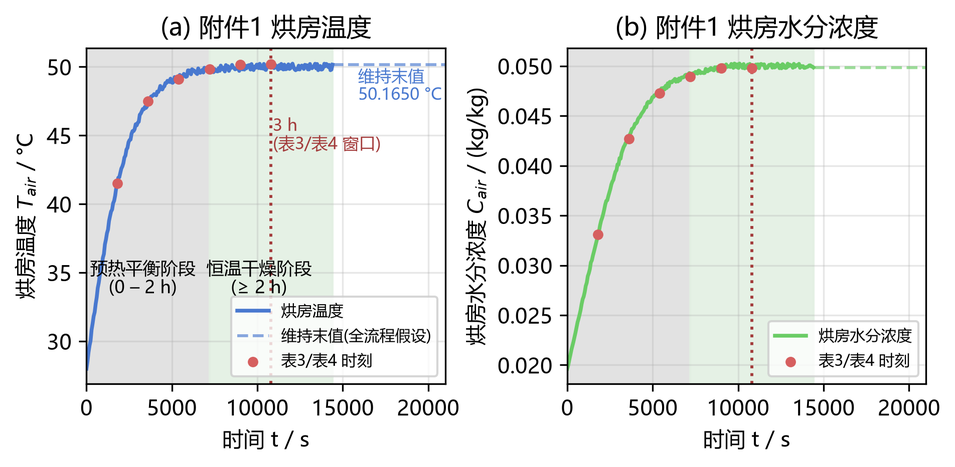
#> input picture CUMCM/cumcm2026/A/02-pic/fig01_chamber.png, 955 x 467 px, shrunk from 1904 x 932 before the run; its folder holds 4 pictures in this run
$ python check_pngs.py
#> lines starting #> are read from the running program, lines starting #| are printed output that depends on the picture
# -*- coding: utf-8 -*-
"""02-pic PNG 抽检工具: 尺寸 + 灰度极差检查(排除空白图)。"""
import glob
from PIL import Image
for f in sorted(glob.glob(r'D:\CUMCM\A\02-pic\*.png')):
    im = Image.open(f).convert('L')
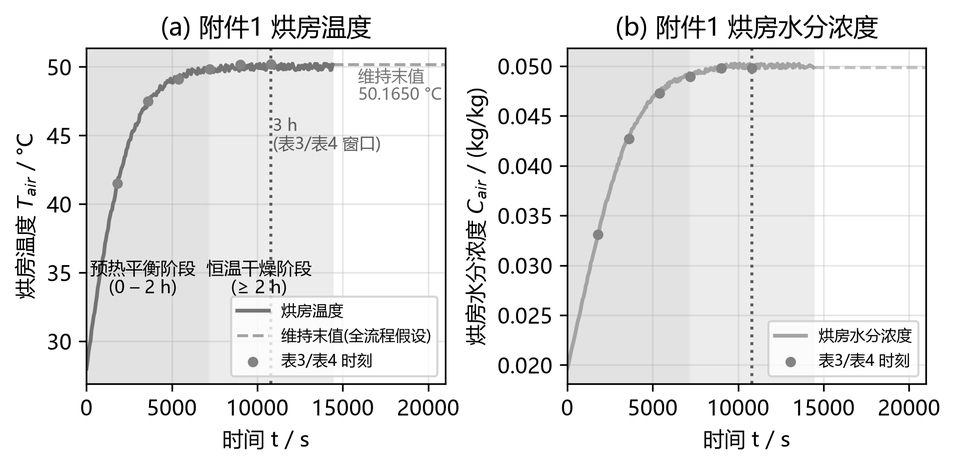
#> im: PIL image 955x467 L; min 0, max 255, mean 232.4
    lo, hi = im.getextrema()
#> lo = 0; hi = 255
    print(f'{f.split(chr(92))[-1]:26s} {im.size[0]}x{im.size[1]}  灰度范围 {lo}-{hi} '
          f'{"OK" if hi - lo > 30 else "疑似空白!"}')
#| CUMCM/cumcm2026/A/02-pic/fig01_chamber.png 955x467  灰度范围 0-255 OK
#> pass 2 of the loop `for f in sorted(glob.glob(r'D:\CUMCM\A\02-pic\*.png')):`:
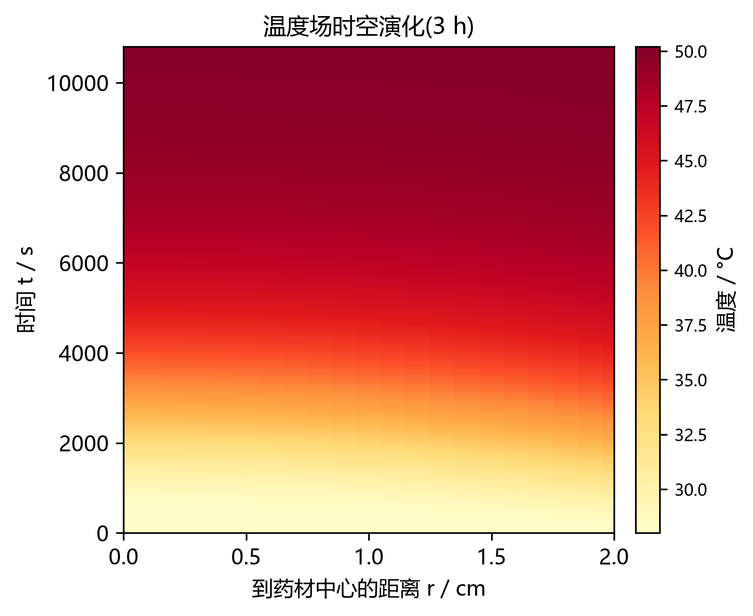
#> input picture CUMCM/cumcm2026/A/02-pic/fig02_temp_map.png, 753 x 616 px, shrunk from 1501 x 1229 before the run
#> `im = Image.open(f).convert('L')`:
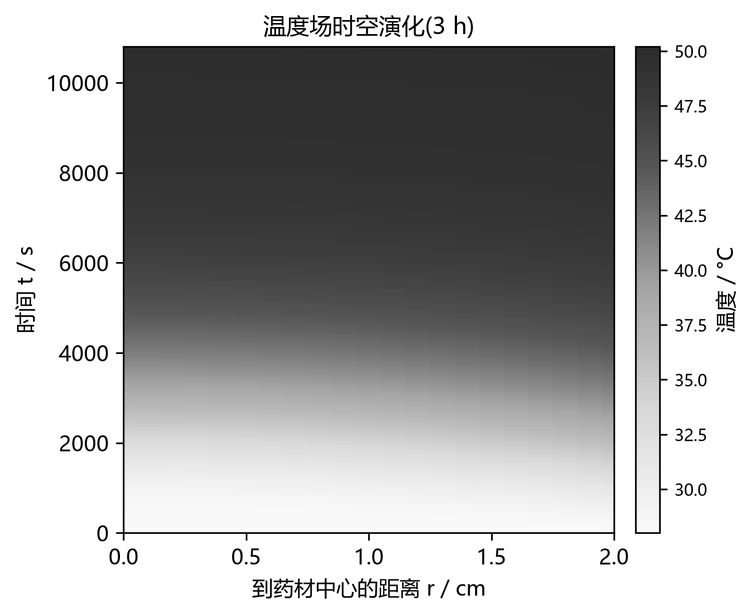
#> im: PIL image 753x616 L; min 0, max 255, mean 172.5
#| CUMCM/cumcm2026/A/02-pic/fig02_temp_map.png 753x616  灰度范围 0-255 OK
#> pass 3 of the loop `for f in sorted(glob.glob(r'D:\CUMCM\A\02-pic\*.png')):`:
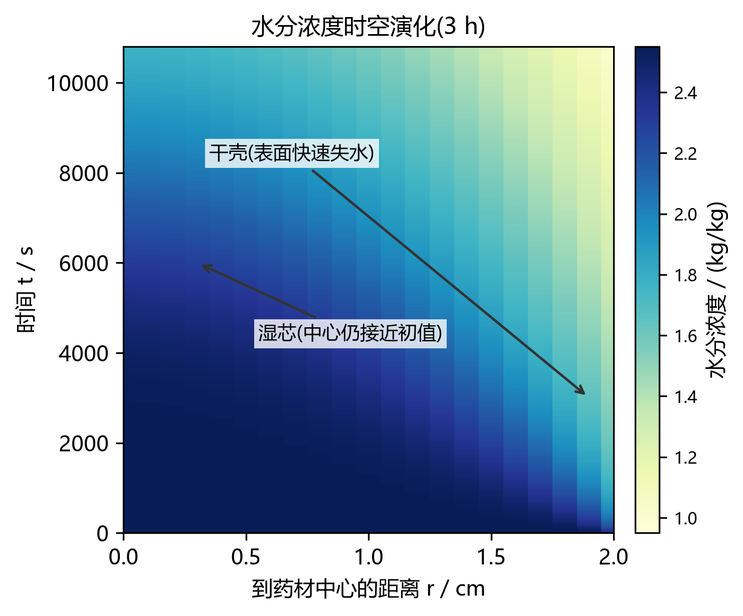
#> input picture CUMCM/cumcm2026/A/02-pic/fig03_moist_map.png, 743 x 616 px, shrunk from 1482 x 1229 before the run
#> `im = Image.open(f).convert('L')`:
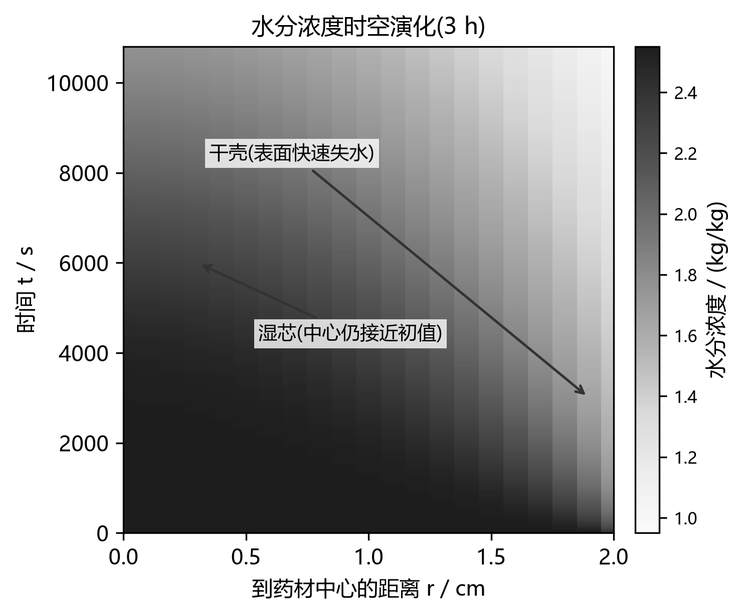
#> im: PIL image 743x616 L; min 0, max 255, mean 170.1
#| CUMCM/cumcm2026/A/02-pic/fig03_moist_map.png 743x616  灰度范围 0-255 OK
#> the loop made 4 passes; the first 3 are shown
